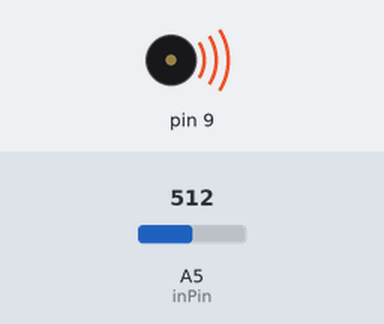
Recording of a sketch running on a simulated Arduino Uno, built with avr-gcc and run on an emulated ATmega328P. Shown: buzzer (waves = sounding). Inputs (shaded band) come from the test bench; at power-on: A5 (inPin) = 512. What the sketch prints to the serial monitor is not drawn.

Above: at 0.1 s.
Timing chart, 0 to 1.6 s (numbered marks = the images above):
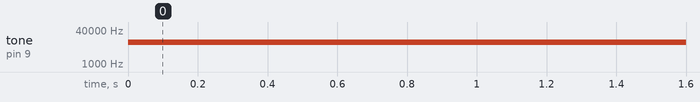

Measured:
- by itself, tone on pin 9: silent → 10566 Hz at 0.00 s

The sketch:

eb_EMI.ino
```cpp
int inPin = 5;
int val = 0;


void setup()
{
	Serial.begin(9600);
  /* add setup code here */

}

void loop()
{
	val = analogRead(inPin);
	Serial.println(val);
	val = map(val, 1, 100, 1, 2048);
	tone(9, val, 10);

  /* add main program code here */

}
```
